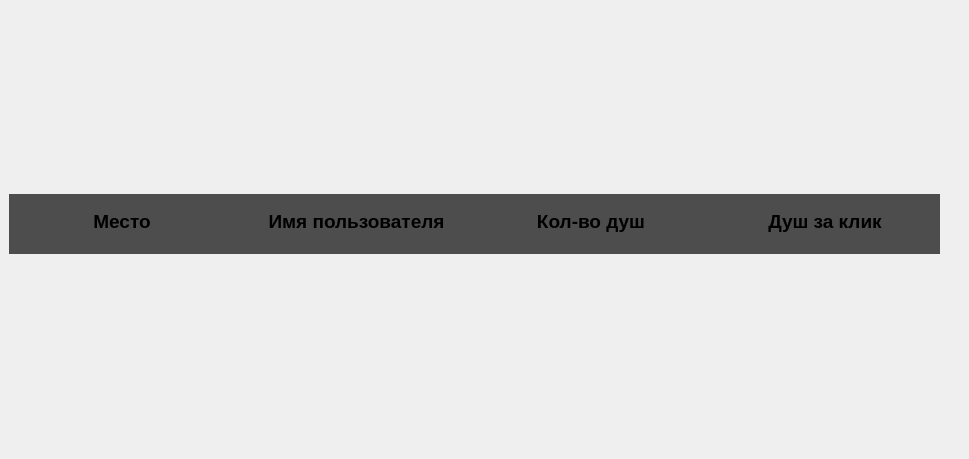
      <widget class="QWidget" name="scrollAreaWidgetContents_4">
       <property name="geometry">
        <rect>
         <x>0</x>
         <y>0</y>
         <width>969</width>
         <height>459</height>
        </rect>
       </property>
       <widget class="QWidget" name="verticalLayoutWidget_2">
        <property name="geometry">
         <rect>
          <x>9</x>
          <y>-1</y>
          <width>931</width>
          <height>451</height>
         </rect>
        </property>
        <layout class="QVBoxLayout" name="layout_scroll_3">
         <item>
          <widget class="QWidget" name="description_3" native="true">
           <property name="maximumSize">
            <size>
             <width>16777215</width>
             <height>60</height>
            </size>
           </property>
           <property name="styleSheet">
            <string notr="true">background-color: rgb(77, 77, 77)</string>
           </property>
           <widget class="QWidget" name="horizontalLayoutWidget_3">
            <property name="geometry">
             <rect>
              <x>-1</x>
              <y>-3</y>
              <width>931</width>
              <height>61</height>
             </rect>
            </property>
            <layout class="QHBoxLayout" name="horizontalLayout_3">
             <item>
              <widget class="QLabel" name="label_43">
               <property name="font">
                <font>
                 <pointsize>14</pointsize>
                 <bold>true</bold>
                </font>
               </property>
               <property name="text">
                <string>Место</string>
               </property>
               <property name="textFormat">
                <enum>Qt::TextFormat::AutoText</enum>
               </property>
               <property name="alignment">
                <set>Qt::AlignmentFlag::AlignCenter</set>
               </property>
              </widget>
             </item>
             <item>
              <widget class="QLabel" name="label_44">
               <property name="font">
                <font>
                 <pointsize>14</pointsize>
                 <bold>true</bold>
                </font>
               </property>
               <property name="text">
                <string>Имя пользователя</string>
               </property>
               <property name="alignment">
                <set>Qt::AlignmentFlag::AlignCenter</set>
               </property>
              </widget>
             </item>
             <item>
              <widget class="QLabel" name="label_45">
               <property name="font">
                <font>
                 <pointsize>14</pointsize>
                 <bold>true</bold>
                </font>
               </property>
               <property name="text">
                <string>Кол-во душ</string>
               </property>
               <property name="alignment">
                <set>Qt::AlignmentFlag::AlignCenter</set>
               </property>
              </widget>
             </item>
             <item>
              <widget class="QLabel" name="label_46">
               <property name="font">
                <font>
                 <pointsize>14</pointsize>
                 <bold>true</bold>
                </font>
               </property>
               <property name="text">
                <string>Душ за клик</string>
               </property>
               <property name="alignment">
                <set>Qt::AlignmentFlag::AlignCenter</set>
               </property>
              </widget>
             </item>
            </layout>
           </widget>
          </widget>
         </item>
        </layout>
       </widget>
      </widget>
